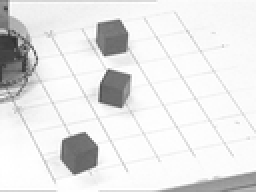
%> input picture Ex-4-cv/blocks_bw.png, 128 x 96 px, shrunk from 768 x 576 before the run (shown 2 times larger)
$ octave Task_2.m   (GNU Octave 9; MATLAB toolbox functions it lacks are replaced by stand-ins)
%> lines starting %> are read from the running program, lines starting %| are printed output that depends on the picture
%> further down, Image is the input picture: size 96x128 uint8; min 46, max 255, mean 229.8
### Ex-4-cv/find_corners.m
function [corners] = find_corners(img, N, t, k)
%> called with N = 4, t = 1, k = 0.04

    % padding the image to get help in calculating gradients
    img=padarray(img,[N N],'replicate','both');
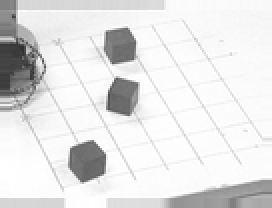
%> img: size 104x136 double (shown 2 times larger); min 0.18, max 1, mean 0.891
    [h,w]=size(img);
%> h = 104; w = 136

    % calculating the gradients
    img_grad_x = conv2(img, [-1 0 1], 'same');
    img_grad_y = conv2(img, [-1; 0; 1], 'same');
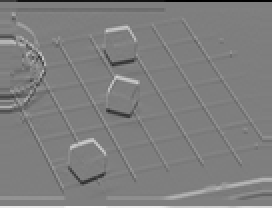
%> img_grad_y: size 104x136 double (shown 2 times larger); min -0.988, max 1, mean 0.000927; drawn with min black and max white

    % calculating elements of T matrix
    img_grad_xsq = img_grad_x.^2;
    img_grad_ysq = img_grad_y.^2;
    img_grad_xy = img_grad_x.*img_grad_y;
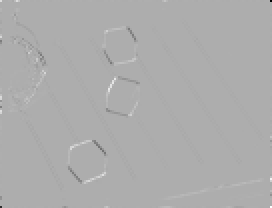
%> img_grad_xy: size 104x136 double (shown 2 times larger); min -0.946, max 0.444, mean -0.000566; drawn with min black and max white

    % Initiating lambdas with zeros
    lambda_1s=zeros(h,w);
    lambda_2s=zeros(h,w);


    % calculating lambdas for each points
    for i=1+N:h-N
        for j=1+N:w-N
            T=[sum(img_grad_xsq(i-N:i+N,j-N:j+N),'all') sum(img_grad_xy(i-N:i+N,j-N:j+N),'all');sum(img_grad_xy(i-N:i+N,j-N:j+N),'all') sum(img_grad_ysq(i-N:i+N,j-N:j+N),'all')];
            lambdas=eig(T);
            lambda_1s(i-N,j-N)=lambdas(1);
            lambda_2s(i-N,j-N)=lambdas(2);
        end
    end
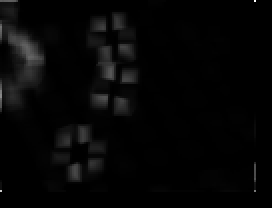
%> lambda_1s: size 104x136 double (shown 2 times larger); min 0, max 7.56, mean 0.175; drawn with min black and max white
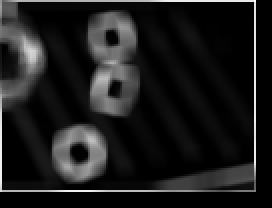
%> lambda_2s: size 104x136 double (shown 2 times larger); min 0, max 9.44, mean 1.06; drawn with min black and max white

    % calculating the values of R
    R=lambda_1s.*lambda_2s+k*(lambda_1s+lambda_2s).^2;

    % non max suppression
    Ch=4;
    for i=Ch+1:h-Ch
        for j=Ch+1:w-Ch
            chunc=R(i-Ch:i+Ch,j-Ch:j+Ch);
            max_chunc=max(chunc,[],'all');
            [x,y]=find(chunc==max_chunc);
            chunc=chunc*0;
            chunc(x(1),y(1))=max_chunc;
            R(i-Ch:i+Ch,j-Ch:j+Ch)=chunc;
        end
    end
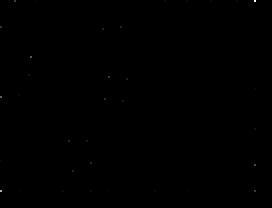
%> R: size 104x136 double (shown 2 times larger); min 0, max 82.91, mean 0; drawn with min black and max white
%> after the loop, chunc = [19.84 0 0 0 0 0 0 0 0; 0 0 0 0 0 0 0 0 0; 0 0 0 0 0 0 0 0 0; 0 0 0 0 0 0 0 0 0; 0 0 0 0 0 0 0 0 0; 0 0 0 0 0 0 0 0 0; 0 0 0 0 0 0 0 0 0; 0 0 0 0 0 0 0 0 0; 0 0 0 0 0 0 0 0 0]

    % thresholding for R
    [y, x] = find(R>t);
%> y = 35 values from 1 to 96; x = 35 values from 1 to 128
    corners = [x y];
%> corners = 35 rows, first 12: [1 14; 1 49; 1 81; 1 96; 8 1; 10 48; 10 96; 15 38; 16 29; 18 1; 32 96; 35 71]
end

### Ex-4-cv/Task_2.m
clc
clear all
close all

Image = imread('blocks_bw.png');
Image = double(Image)/255;

[corners] = find_corners(Image, 4,1,0.04);
size(corners)
%> ans = [35 2]

figure(1);
imshow(Image)
hold on
plot(corners(:,1),corners(:,2),'ob')
title("Harris Corner Detector")
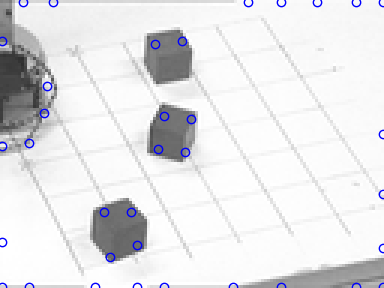
%> figure redrawn from the program's plot data; shown 3 times larger; its title reads 'Harris Corner Detector'
% Comment:
% We can see the algorithm can detect corners well. But there are some
% unwanted detections in the edges of the image. It can be happned because
% of some noises in those area.

% Tomasi-Kanade corner detector doesn't detect the exactly same corners as
% Harris corner detector. There are significant difference in setting the
% treshold for the corner points. But most of they both are good in
% corner detection. But there may have differences because of noise and
% other parameters of an image.
